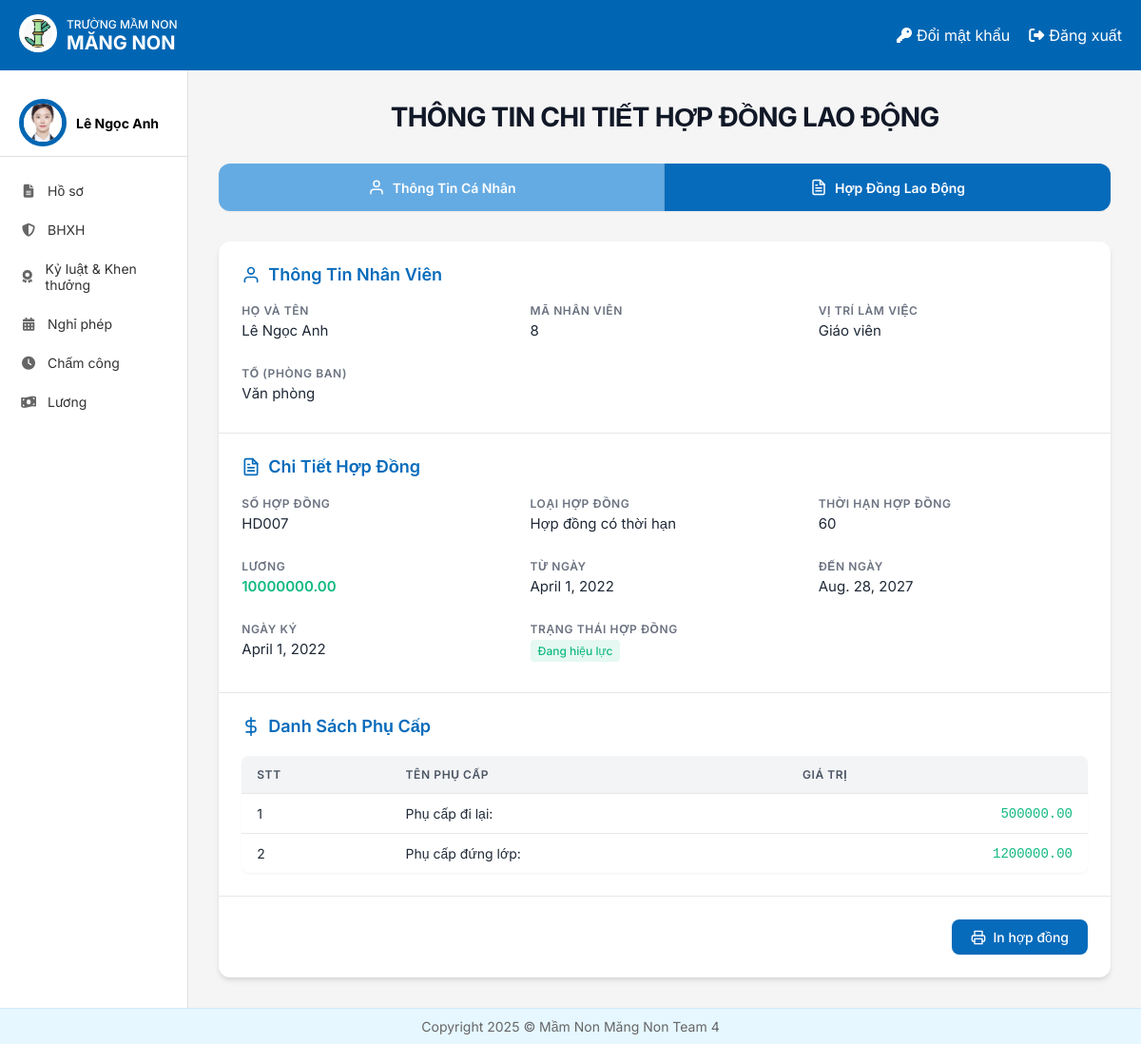
/nvhosochitietHDLD/ (signed in), run on an earlier commit of the app's database.
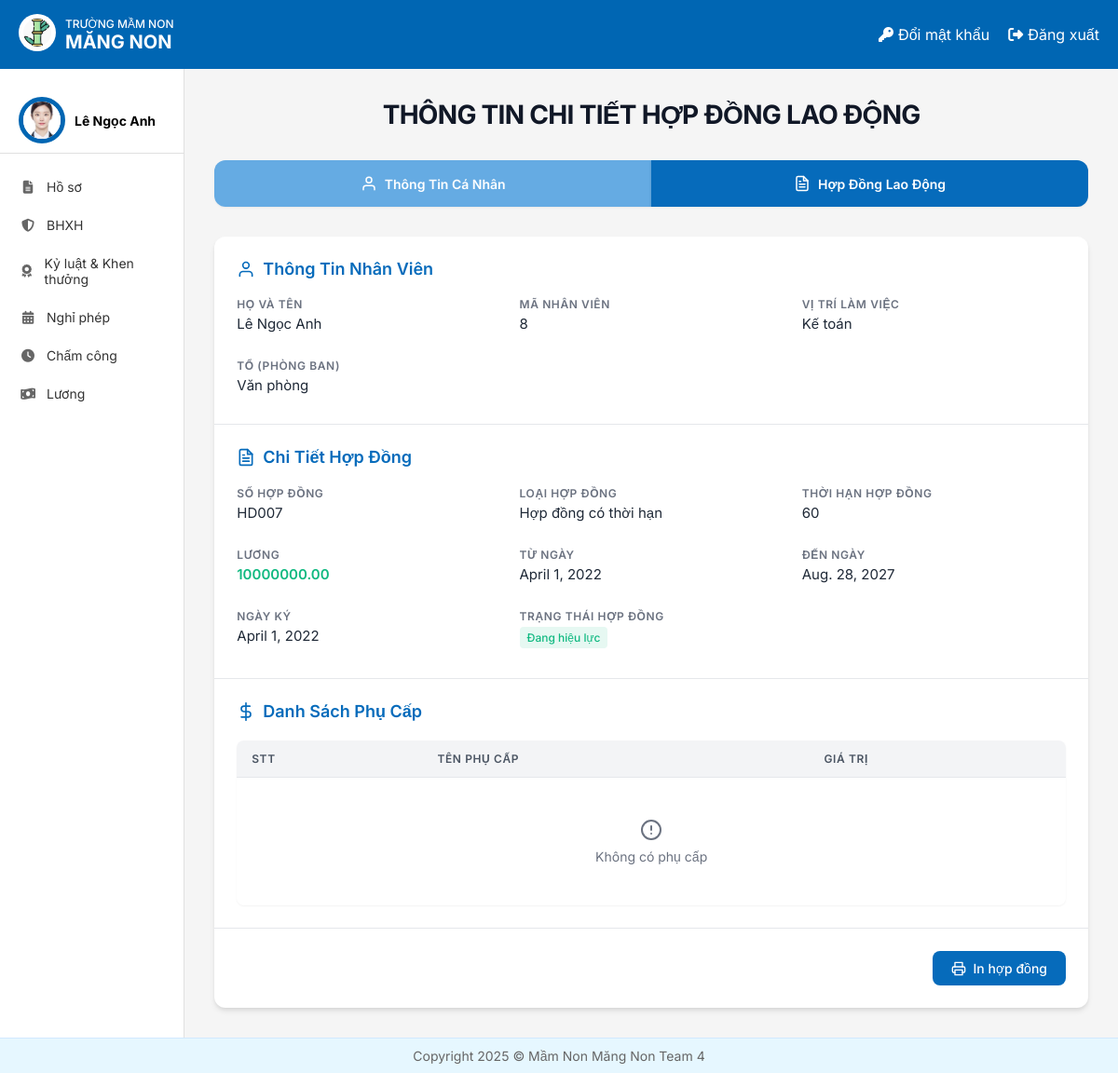
And on a later commit of the database.
### HOME/models.py (models this page shows, shortened)
class NhanVien(models.Model):
 user = models.OneToOneField(User, on_delete=models.CASCADE, unique=True, null=False, related_name='nhanvien_home')
 ten_nv = models.CharField(max_length=100)
 anh_ca_nhan = models.ImageField(upload_to='nhanvien/', null=True, blank=True)
 gioi_tinh = models.CharField(max_length=10, choices=[('2', 'Nam'), ('1', 'Nữ')],default='1')
 ngay_sinh = models.DateField(null=True)
 vi_tri_cong_viec = models.CharField(max_length=100, blank=True, null=True)
 to_phong_ban = models.CharField(max_length=50, choices=TO_PHONG_BAN_CHOICES)
 trinh_do_hoc_van = models.CharField(max_length=50, choices=TRINH_DO_HOC_VAN_CHOICES)
 chuyen_nganh = models.CharField(max_length=100, null=True)
 noi_dao_tao = models.CharField(max_length=100)
 nam_tn = models.IntegerField(null=True)
 ngay_cap = models.DateField(null=True)
 noi_cap = models.CharField(max_length=100)
 dia_chi_tam_tru = models.TextField(null=True)
 chuc_vu = models.CharField(max_length=150, null=True)
 so_dien_thoai = models.CharField(
     max_length=10,
     unique=True)
 email = models.EmailField(unique=True, max_length=50, null=True)
 so_cccd = models.CharField(
     max_length=12,
     unique=True
 )
 phu_caps = models.ManyToManyField(PhuCap, through='PhuCapNhanVien',blank=True)
 class Meta:
     db_table = 'HOME_nhanvien'

class HopDongLaoDong(models.Model):
   nhan_vien = models.ForeignKey(NhanVien, on_delete=models.CASCADE)
   so_hop_dong = models.CharField(max_length=50)
   vi_tri_lam_viec = models.CharField(max_length=50, blank=False)
   to_phong_ban = models.CharField(max_length=50, blank=False)
   thoi_han_hop_dong = models.IntegerField(verbose_name='Thời hạn hợp đồng')
   loai_hop_dong = models.CharField(max_length=100, choices=[
       ('Hợp đồng thử việc', 'Hợp đồng thử việc'),
       ('Hợp đồng có thời hạn', 'Hợp đồng có thời hạn')], default='Hợp đồng thử việc')
   luong = models.DecimalField(max_digits=15, decimal_places=2, validators=[MinValueValidator(0)])
   ngay_ky = models.DateField()
   tu_ngay = models.DateField()
   den_ngay = models.DateField()
   TRANG_THAI_HOP_DONG_CHOICES = [
       ('Đang hiệu lực', 'Đang hiệu lực'),
       ('Sắp hết hạn', 'Sắp hết hạn'),
       ('Hết hiệu lực', 'Hết hiệu lực')
   ]
   trang_thai_hop_dong = models.CharField(max_length=50,
                                          choices=TRANG_THAI_HOP_DONG_CHOICES)

class PhuCapNhanVien(models.Model):
   nhan_vien = models.ForeignKey(NhanVien, on_delete=models.CASCADE)
   phu_cap = models.ForeignKey(PhuCap, on_delete=models.CASCADE)

class PhuCap(models.Model):
   ten_phu_cap = models.CharField(max_length=100)
   gia_tri = models.DecimalField(max_digits=10, decimal_places=2)

### HoSo/views.py (the view)
# urls.py: path('nvhosochitietHDLD/', nv_hosochitietHDLD, name="NVXemHoSoHDLD"),
@login_required
def nv_hosochitietHDLD(request):
    nhan_vien = get_object_or_404(NhanVien, user=request.user)
    hop_dong = HopDongLaoDong.objects.filter(nhan_vien=nhan_vien).first()
    phu_cap_nhan_vien_list = PhuCapNhanVien.objects.filter(nhan_vien=nhan_vien)
    context = {
        'nhan_vien': nhan_vien,
        'hop_dong': hop_dong,
        'phu_cap_nhan_vien_list': phu_cap_nhan_vien_list,
    }
    return render(request, 'HoSo/nv_hosochitietHDLD.html', context)

### templates/HoSo/nv_hosochitietHDLD.html (shortened to what this page needs)
{% extends "home.html" %}
{% load static %}
{% block page_background %}
<div class="contract-page">
  <div class="page-header">
    <h1 class="page-title">THÔNG TIN CHI TIẾT HỢP ĐỒNG LAO ĐỘNG</h1>
  </div>
  <div class="tab-navigation">
    <a href="{% url 'NVXemHoSo' %}" class="tab-link inactive">
      <svg class="tab-icon" viewBox="0 0 24 24" fill="none" stroke="currentColor" stroke-width="2" stroke-linecap="round" stroke-linejoin="round">
        <path d="M20 21v-2a4 4 0 0 0-4-4H8a4 4 0 0 0-4 4v2"></path>
        <circle cx="12" cy="7" r="4"></circle>
      </svg>
      Thông Tin Cá Nhân
    </a>
    <a href="{% url 'NVXemHoSoHDLD' %}" class="tab-link active">
      Hợp Đồng Lao Động
    </a>
  </div>
  <div class="contract-card">
    <div class="employee-info-section">
      <h3 class="section-title">
        <svg class="section-icon" viewBox="0 0 24 24" fill="none" stroke="currentColor" stroke-width="2" stroke-linecap="round" stroke-linejoin="round">
          <path d="M20 21v-2a4 4 0 0 0-4-4H8a4 4 0 0 0-4 4v2"></path>
          <circle cx="12" cy="7" r="4"></circle>
        </svg>
        Thông Tin Nhân Viên
      </h3>
      <div class="info-grid">
        <div class="info-field">
          <div class="field-label">Họ và tên</div>
          <div class="field-value">{{ nhan_vien.ten_nv }}</div>
        </div>
        <div class="info-field">
          <div class="field-label">Mã nhân viên</div>
          <div class="field-value">{{ nhan_vien.id }}</div>
        </div>
        <div class="info-field">
          <div class="field-label">Vị trí làm việc</div>
          <div class="field-value">{{ nhan_vien.vi_tri_cong_viec }}</div>
        </div>
        <div class="info-field">
          <div class="field-label">Tổ (Phòng ban)</div>
          <div class="field-value">{{ nhan_vien.to_phong_ban }}</div>
        </div>
      </div>
    </div>
    <div class="contract-details-section">
      <h3 class="section-title">
        Chi Tiết Hợp Đồng
      </h3>
      <div class="info-grid">
        <div class="info-field">
          <div class="field-label">Số hợp đồng</div>
          <div class="field-value">{{ hop_dong.so_hop_dong }}</div>
        </div>
        <div class="info-field">
          <div class="field-label">Loại hợp đồng</div>
          <div class="field-value">{{ hop_dong.loai_hop_dong }}</div>
        </div>
        <div class="info-field">
          <div class="field-label">Thời hạn hợp đồng</div>
          <div class="field-value">{{ hop_dong.thoi_han_hop_dong }}</div>
        </div>
        <div class="info-field">
          <div class="field-label">Lương</div>
          <div class="field-value salary">{{ hop_dong.luong }}</div>
        </div>
        <div class="info-field">
          <div class="field-label">Từ ngày</div>
          <div class="field-value">{{ hop_dong.tu_ngay }}</div>
        </div>
        <div class="info-field">
          <div class="field-label">Đến ngày</div>
          <div class="field-value">{{ hop_dong.den_ngay }}</div>
        </div>
        <div class="info-field">
          <div class="field-label">Ngày ký</div>
          <div class="field-value">{{ hop_dong.ngay_ky }}</div>
        </div>
        <div class="info-field">
          <div class="field-label">Trạng thái hợp đồng</div>
          <div class="field-value status">{{ hop_dong.trang_thai_hop_dong }}</div>
        </div>
      </div>
    </div>
    <div class="allowances-section">
      <h3 class="section-title">
        <svg class="section-icon" viewBox="0 0 24 24" fill="none" stroke="currentColor" stroke-width="2" stroke-linecap="round" stroke-linejoin="round">
          <line x1="12" y1="1" x2="12" y2="23"></line>
          <path d="M17 5H9.5a3.5 3.5 0 0 0 0 7h5a3.5 3.5 0 0 1 0 7H6"></path>
        </svg>
        Danh Sách Phụ Cấp
      </h3>
      <div class="table-container">
        <table class="allowances-table">
          <thead>
            <tr>
              <th>STT</th>
              <th>Tên phụ cấp</th>
              <th>Giá trị</th>
            </tr>
          </thead>
          <tbody>
            {% for phu_cap_nv in phu_cap_nhan_vien_list %}
            <tr>
              <td>{{ forloop.counter }}</td>
              <td>{{ phu_cap_nv.phu_cap.ten_phu_cap }}</td>
              <td class="amount">{{ phu_cap_nv.phu_cap.gia_tri|floatformat:2 }}</td>
            </tr>
            {% empty %}
            <tr class="empty-row">
              <td colspan="3">
                <div class="empty-state">
                  <svg class="empty-icon" viewBox="0 0 24 24" fill="none" stroke="currentColor" stroke-width="2" stroke-linecap="round" stroke-linejoin="round">
                    <circle cx="12" cy="12" r="10"></circle>
                    <line x1="12" y1="8" x2="12" y2="12"></line>
                    <line x1="12" y1="16" x2="12.01" y2="16"></line>
                  </svg>
                  <p>Không có phụ cấp</p>
                </div>
              </td>
            </tr>
            {% endfor %}
          </tbody>
        </table>
      </div>
    </div>
    <div class="actions-section">
      <button class="action-button print-button" onclick="window.print()">
        In hợp đồng
      </button>
    </div>
  </div>
</div>
<link rel="stylesheet" href="{% static 'css/HDLDnhanvien.css' %}">
{% endblock %}

### templates/home.html (shortened to what this page needs)
<!DOCTYPE html>
{% load static %}
<html lang="vi">
<head>
    <link rel="stylesheet" href="{% static 'css/style.css' %}">
    <link rel="stylesheet" href="https://cdnjs.cloudflare.com/ajax/libs/font-awesome/6.4.0/css/all.min.css">
</head>
<body>
    <div class="container">
        <header class="header">
            <div class="logo-container">
                <a href="{% url 'home' %}">
                    <img src="{% static 'images/logo.jpg' %}" alt="Logo" class="logo-img">
                </a>
                <div class="logo-text">
                    <div class="school-type">TRƯỜNG MẦM NON</div>
                    <div class="school-name"><b>MĂNG NON</b></div>
                </div>
            </div>
            <div class="header-actions">
                <a href="{% url 'change_password' %}" class="header-link">
                    <i class="fas fa-key"></i> Đổi mật khẩu
                </a>
                <a href="{% url 'logout' %}" class="header-link">
                    <i class="fas fa-sign-out-alt"></i> Đăng xuất
                </a>
            </div>
        </header>
        <div class="content">
            <aside class="sidebar">
                <div class="user-profile">
                    <div class="avatar_home">
                        <img src="{{ nhan_vien.anh_ca_nhan.url }}" alt="User Avatar">
                    </div>
                    <div class="user-info">
                        {% if request.user.is_authenticated %}
                            <div class="user-name">{{ nhan_vien.ten_nv }}</div>
                        {% endif %}
                    </div>
                </div>
                <nav class="sidebar-nav">
                    <a href="{% url 'Redirect_hoso_view' %}" class="nav-item"><i class="fas fa-file-alt"></i> Hồ sơ</a>
                    <a href="{% url 'redirectBHXH' %}" class="nav-item"><i class="fas fa-shield-alt"></i> BHXH</a>
                    <a href="{% url 'ky_luat_khen_thuong' %}" class="nav-item"><i class="fas fa-award"></i> Kỷ luật & Khen thưởng</a>
                    <a href="{% url 'DanhSachNP_redirect' %}" class="nav-item"><i class="fas fa-calendar-alt"></i> Nghỉ phép</a>
                    <a href="{% url 'cham_cong' %}" class="nav-item"><i class="fas fa-clock"></i> Chấm công</a>
                    <a href="{% url 'chuyen_huong_luong' %}" class="nav-item"><i class="fas fa-money-bill-wave"></i> Lương</a>
                </nav>
            </aside>
            {% block page_background %}{% endblock %}
        </div>
        <footer class="footer">
            <p>Copyright 2025 © Mầm Non Măng Non Team 4</p>
        </footer>
    </div>
</body>
</html>

### static/css/style.css (style rules this page uses)
* { margin: 0; padding: 0; box-sizing: border-box; font-family: 'Inter', sans-serif; }
body { background-color: #f5f5f5; }
.container { display: flex; flex-direction: column; min-height: 100vh; }
.header { background-color: #0066b3; color: white; padding: 15px 20px; display: flex; justify-content: space-between; align-items: center; }
.logo-container { display: flex; align-items: center; }
.logo-img { width: 40px; height: 40px; margin-right: 10px; background-color: white; border-radius: 50%; padding: 5px; }
.logo-text { display: flex; flex-direction: column; }
.school-type { font-size: 12px; font-weight: 500; }
.school-name { font-size: 20px; font-weight: bold; }
.header-actions { display: flex; gap: 20px; }
.header-link { color: white; text-decoration: none; display: flex; align-items: center; gap: 5px; }
.content { display: flex; flex: 1; }
.sidebar { width: 240px; background-color: white; border-right: 1px solid #e0e0e0; padding: 20px 0; }
.user-profile { display: flex; align-items: center; padding: 10px 20px; border-bottom: 1px solid #e0e0e0; margin-bottom: 15px; }
.avatar_home { width: 50px; height: 50px; border-radius: 50%; overflow: hidden; margin-right: 10px; border: 5px solid #0066b3; }
.avatar_home img { width: 100%; height: 100%; object-fit: cover; }
.user-info { display: flex; flex-direction: column; }
.user-name { font-weight: bold; font-size: 14px; }
.sidebar-nav { display: flex; flex-direction: column; }
.nav-item { padding: 12px 20px; color: #333; text-decoration: none; display: flex; align-items: center; gap: 10px; font-size: 14px; transition: background-color 0.2s; }
.nav-item i { width: 20px; text-align: center; color: #666; }
.footer { background-color: #e6f7ff; padding: 10px 20px; text-align: center; color: #666; font-size: 14px; border-top: 1px solid #d1e9ff; margin-top: auto; z-index: 2; }

What changed in the data, as far as the page shows it:
removed PhuCapNhanVien: phu_cap.ten_phu_cap "Phụ cấp đi lại:", phu_cap.gia_tri "500000.00"
removed PhuCapNhanVien: phu_cap.ten_phu_cap "Phụ cấp đứng lớp:", phu_cap.gia_tri "1200000.00"
changed NhanVien "Lê Ngọc Anh": vi_tri_cong_viec "Giáo viên" → "Kế toán"
Also different on the page:
text now shown: "Không có phụ cấp"
